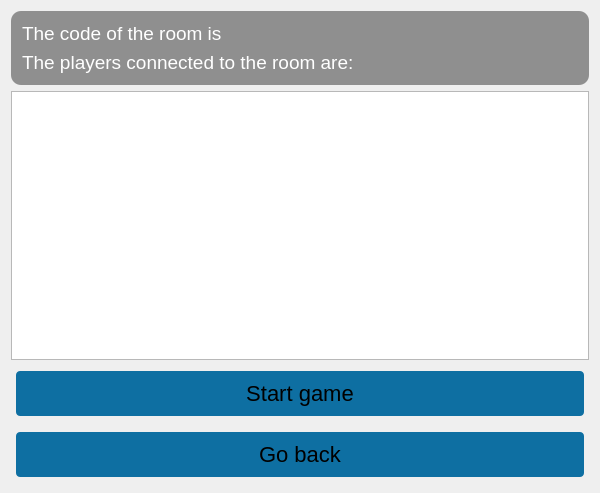
<?xml version="1.0" encoding="UTF-8"?>
<ui version="4.0">
 <class>WaitingRoomPageClass</class>
 <widget class="QWidget" name="WaitingRoomPageClass">
  <property name="geometry">
   <rect>
    <x>0</x>
    <y>0</y>
    <width>600</width>
    <height>493</height>
   </rect>
  </property>
  <property name="windowTitle">
   <string>WaitingRoomPage</string>
  </property>
  <layout class="QVBoxLayout" name="verticalLayout_2">
   <item>
    <widget class="QFrame" name="frame">
     <property name="styleSheet">
      <string notr="true">#frame{
border-radius:10px ;
background-color: rgba(0,0,0,0.4);
}</string>
     </property>
     <property name="frameShape">
      <enum>QFrame::StyledPanel</enum>
     </property>
     <property name="frameShadow">
      <enum>QFrame::Raised</enum>
     </property>
     <layout class="QVBoxLayout" name="verticalLayout">
      <item>
       <widget class="QLabel" name="codRoomLabel">
        <property name="styleSheet">
         <string notr="true">color: rgb(255, 255, 255);</string>
        </property>
        <property name="text">
         <string>&lt;html&gt;&lt;head/&gt;&lt;body&gt;&lt;p&gt;&lt;span style=&quot; font-size:14pt;&quot;&gt;The code of the room is&lt;/span&gt;&lt;/p&gt;&lt;/body&gt;&lt;/html&gt;</string>
        </property>
       </widget>
      </item>
      <item>
       <widget class="QLabel" name="label">
        <property name="styleSheet">
         <string notr="true">color: rgb(255, 255, 255);</string>
        </property>
        <property name="text">
         <string>&lt;html&gt;&lt;head/&gt;&lt;body&gt;&lt;p&gt;&lt;span style=&quot; font-size:14pt;&quot;&gt;The players connected to the room are:&lt;/span&gt;&lt;/p&gt;&lt;/body&gt;&lt;/html&gt;</string>
        </property>
       </widget>
      </item>
     </layout>
    </widget>
   </item>
   <item>
    <widget class="QListWidget" name="playersList"/>
   </item>
   <item>
    <widget class="QPushButton" name="startGame">
     <property name="styleSheet">
      <string notr="true">.QPushButton {
  border-radius: 4px;
  background-color: #0e6fa2;
  border: none;
  color: #000;
  text-align: center;
  font-size: 22px;
  padding: 10px;
  margin: 5px;
}
.QPushButton:hover{
  border-radius: 5px;
  background-color: #38afd1;
  margin: 3px;
  color:#FFF;
}</string>
     </property>
     <property name="text">
      <string>Start game</string>
     </property>
    </widget>
   </item>
   <item>
    <widget class="QPushButton" name="goBack">
     <property name="styleSheet">
      <string notr="true">.QPushButton {
  border-radius: 4px;
  background-color: #0e6fa2;
  border: none;
  color: #000;
  text-align: center;
  font-size: 22px;
  padding: 10px;
  margin: 5px;
}
.QPushButton:hover{
  border-radius: 5px;
  background-color: #38afd1;
  margin: 3px;
  color:#FFF;
}</string>
     </property>
     <property name="text">
      <string>Go back</string>
     </property>
    </widget>
   </item>
  </layout>
 </widget>
 <layoutdefault spacing="6" margin="11"/>
 <resources/>
 <connections/>
</ui>
